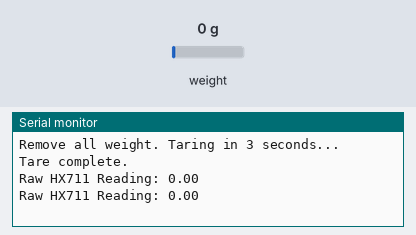
A sketch run on a simulated Arduino Uno, built with avr-gcc and run on an emulated ATmega328P. Shown: the last lines printed to the serial monitor. The test bench sets the inputs (shaded band); at power-on: weight on the scale 0 g.

Above: at 5.2 s.
5.3 s: weight on the scale set to 100 g
At 5.3 s:
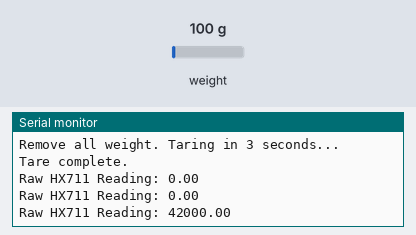
6.8 s: weight on the scale set to 1250 g
At 7.5 s:
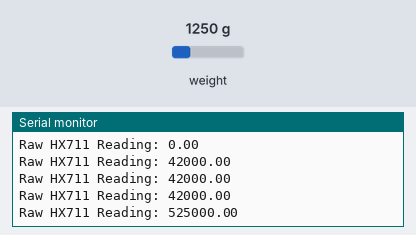
Timing chart, 0 to 9.8 s (numbered marks = the images above; inputs shaded):
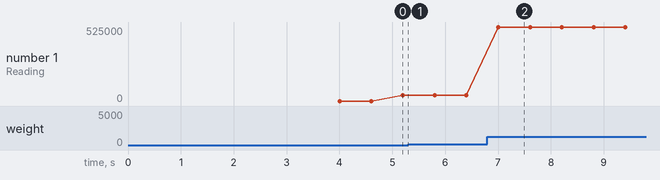

The sketch:

force_trigger_calibration.ino
```cpp
#include "HX711.h"

#define DOUT 19  // HX711 Data
#define SCK 18   // HX711 Clock

HX711 scale;

void setup() {
    Serial.begin(115200);
    scale.begin(DOUT, SCK);

    Serial.println("Remove all weight. Taring in 3 seconds...");
    delay(3000);
    scale.tare();  // Set zero reference
    Serial.println("Tare complete.");
}

void loop() {
    Serial.print("Raw HX711 Reading: ");
    Serial.println(scale.get_units());

    delay(500);
}
```

Measured:
- after the input at 6.8 s, the serial monitor: prints a new line after 0.20 s (image 2)
- plotted number 1: 42000 → 525000 after the input at 6.8 s
